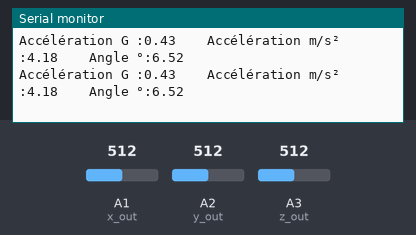
Simulated run of this sketch. Board: Arduino Uno, built with avr-gcc and run on an emulated ATmega328P. Parts: the last lines printed to the serial monitor. The inputs (shaded band) are chosen by the test bench; at power-on: A3 (z_out) = 512, A1 (x_out) = 512, A2 (y_out) = 512.

Above: at 1.2 s.
1.3 s: A3 (z_out) set to 468
At 1.33 s:
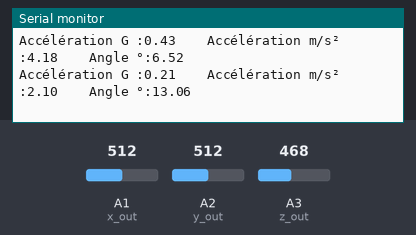
2.8 s: A1 (x_out) set to 702
At 2.87 s:
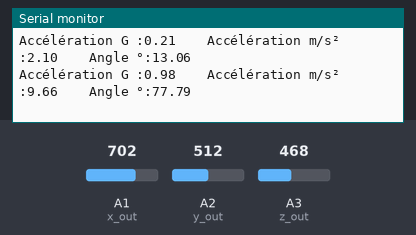
5.8 s: A1 (x_out) set to 718
At 5.85 s:
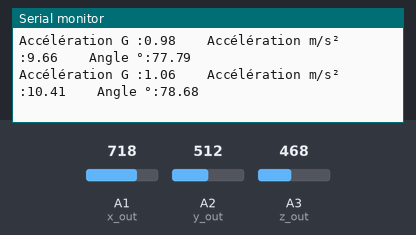
8.8 s: A3 (z_out) set to 402
At 8.86 s:
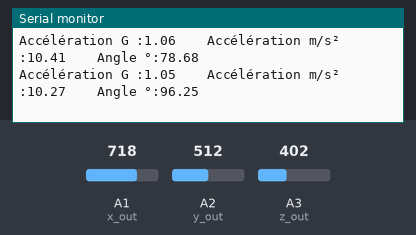
11.8 s: A3 (z_out) set to 369
At 11.87 s:
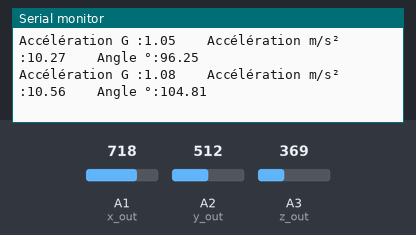
Timing chart, 0 to 14.8 s (numbered marks = the images above; inputs shaded):
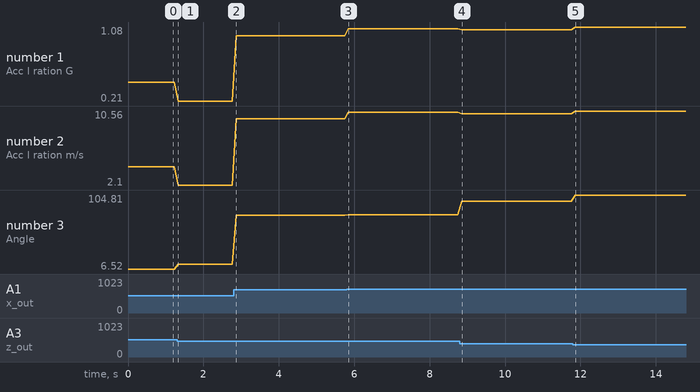

Measured:
- after the input at 1.3 s, the serial monitor: prints a new line at once (image 1)
- after the input at 2.8 s, the serial monitor: prints a new line after 0.07 s (image 2)
- after the input at 5.8 s, the serial monitor: prints a new line after 0.05 s (image 3)
- after the input at 8.8 s, the serial monitor: prints a new line after 0.05 s (image 4)
- after the input at 11.8 s, the serial monitor: prints a new line after 0.06 s (image 5)
- plotted number 1: 0.43 → 0.21 after the input at 1.3 s, 0.21 → 0.98 after the input at 2.8 s, 0.98 → 1.06 after the input at 5.8 s, 1.06 → 1.05 after the input at 8.8 s, 1.05 → 1.08 after the input at 11.8 s
- plotted number 2: 4.18 → 2.1 after the input at 1.3 s, 2.1 → 9.66 after the input at 2.8 s, 9.66 → 10.41 after the input at 5.8 s, 10.41 → 10.27 after the input at 8.8 s, 10.27 → 10.56 after the input at 11.8 s
- plotted number 3: 6.52 → 13.06 after the input at 1.3 s, 13.06 → 77.79 after the input at 2.8 s, 77.79 → 78.68 after the input at 5.8 s, 78.68 → 96.25 after the input at 8.8 s, 96.25 → 104.81 after the input at 11.8 s

The sketch:

Test_Accel2.ino
```cpp
#include <math.h>
const int x_out = A1; /* axe_x Analog */
const int y_out = A2; /* axe_y Analog */
const int z_out = A3; /* axe_z Analog */

#define pi 3.141592
void setup () {
  Serial.begin(9600);
}

void loop() {


int xv,yv,zv; //Variable en volt
double xg,yg,zg; // Variable en g
double A,G,Axy,Angle; // A - Accélération _ G - Résultante

//Référence a 3.3 volt (Pin 18=Ref voir datasheet)
analogReference(18);

//*****Lecture de la valeur de chaques axes en volt *****
    xv= analogRead(x_out);
    yv= analogRead(y_out);
    zv= analogRead(z_out);

    //*****Conversion de volt à g *****
        xg=  ( ((double)(xv - 505)*5)/1024);
        yg=  ( ((double)(yv - 505)*5)/1024);
        zg=  ( ((double)(zv - 425.3333)*5)/1024);

        //Calcul de la résultante
            G = xg*xg + yg*yg + zg*zg;
            G=sqrt(G);
          //Calcul de l'accéleration en m/s²
            A = (G * 9.81);
            //Calcul de l'angle de l'accéléromètre en degrés.
              Axy=xg*xg+yg*yg;
              Axy=sqrt(Axy);
              Angle = 180.0/pi * atan2(Axy,zg);


  Serial.print("Accélération G :");
  Serial.print(G);
  Serial.print("\t\t");
  Serial.print("Accélération m/s² :");
  Serial.print(A);
  Serial.print("\t\t");
  Serial.print("Angle °:");
  Serial.print(Angle);
  Serial.print("\n");
  delay(100);

}
```
